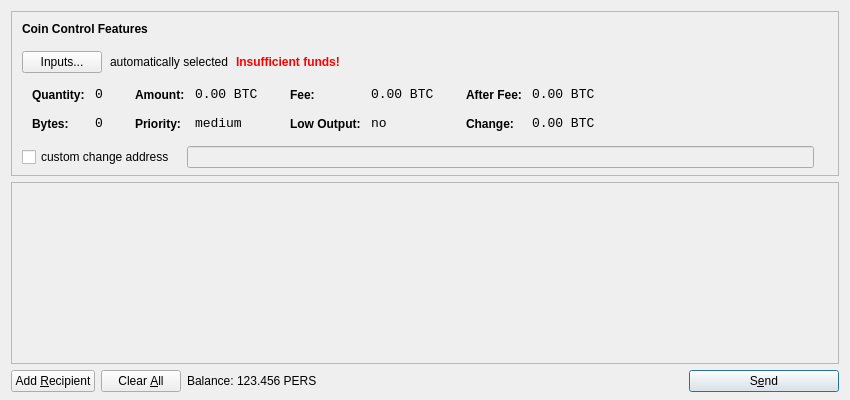
<?xml version="1.0" encoding="UTF-8"?>
<ui version="4.0">
 <class>SendCoinsDialog</class>
 <widget class="QDialog" name="SendCoinsDialog">
  <property name="geometry">
   <rect>
    <x>0</x>
    <y>0</y>
    <width>850</width>
    <height>400</height>
   </rect>
  </property>
  <property name="windowTitle">
   <string>Send Coins</string>
  </property>
  <layout class="QVBoxLayout" name="verticalLayout" stretch="0,1,0">
   <property name="bottomMargin">
    <number>8</number>
   </property>
   <item>
    <widget class="QFrame" name="frameCoinControl">
     <property name="sizePolicy">
      <sizepolicy hsizetype="Expanding" vsizetype="Expanding">
       <horstretch>0</horstretch>
       <verstretch>0</verstretch>
      </sizepolicy>
     </property>
     <property name="maximumSize">
      <size>
       <width>16777215</width>
       <height>16777215</height>
      </size>
     </property>
     <property name="frameShape">
      <enum>QFrame::StyledPanel</enum>
     </property>
     <property name="frameShadow">
      <enum>QFrame::Sunken</enum>
     </property>
     <layout class="QVBoxLayout" name="verticalLayoutCoinControl2">
      <property name="spacing">
       <number>-1</number>
      </property>
      <property name="leftMargin">
       <number>0</number>
      </property>
      <property name="topMargin">
       <number>0</number>
      </property>
      <property name="rightMargin">
       <number>0</number>
      </property>
      <property name="bottomMargin">
       <number>6</number>
      </property>
      <item>
       <layout class="QVBoxLayout" name="verticalLayoutCoinControl" stretch="0,0,0,0,1">
        <property name="spacing">
         <number>0</number>
        </property>
        <property name="leftMargin">
         <number>10</number>
        </property>
        <property name="topMargin">
         <number>10</number>
        </property>
        <item>
         <layout class="QHBoxLayout" name="horizontalLayoutCoinControl1">
          <property name="bottomMargin">
           <number>15</number>
          </property>
          <item>
           <widget class="QLabel" name="labelCoinControlFeatures">
            <property name="sizePolicy">
             <sizepolicy hsizetype="Preferred" vsizetype="Maximum">
              <horstretch>0</horstretch>
              <verstretch>0</verstretch>
             </sizepolicy>
            </property>
            <property name="font">
             <font>
              <weight>75</weight>
              <bold>true</bold>
             </font>
            </property>
            <property name="styleSheet">
             <string notr="true">font-weight:bold;</string>
            </property>
            <property name="text">
             <string>Coin Control Features</string>
            </property>
           </widget>
          </item>
         </layout>
        </item>
        <item>
         <layout class="QHBoxLayout" name="horizontalLayoutCoinControl2" stretch="0,0,0,0">
          <property name="spacing">
           <number>8</number>
          </property>
          <property name="bottomMargin">
           <number>10</number>
          </property>
          <item>
           <widget class="QPushButton" name="pushButtonCoinControl">
            <property name="styleSheet">
             <string notr="true"/>
            </property>
            <property name="text">
             <string>Inputs...</string>
            </property>
           </widget>
          </item>
          <item>
           <widget class="QLabel" name="labelCoinControlAutomaticallySelected">
            <property name="text">
             <string>automatically selected</string>
            </property>
            <property name="margin">
             <number>5</number>
            </property>
           </widget>
          </item>
          <item>
           <widget class="QLabel" name="labelCoinControlInsuffFunds">
            <property name="font">
             <font>
              <weight>75</weight>
              <bold>true</bold>
             </font>
            </property>
            <property name="styleSheet">
             <string notr="true">color:red;font-weight:bold;</string>
            </property>
            <property name="text">
             <string>Insufficient funds!</string>
            </property>
            <property name="margin">
             <number>5</number>
            </property>
           </widget>
          </item>
          <item>
           <spacer name="horizontalSpacerCoinControl">
            <property name="orientation">
             <enum>Qt::Horizontal</enum>
            </property>
            <property name="sizeHint" stdset="0">
             <size>
              <width>40</width>
              <height>1</height>
             </size>
            </property>
           </spacer>
          </item>
         </layout>
        </item>
        <item>
         <widget class="QWidget" name="widgetCoinControl" native="true">
          <property name="sizePolicy">
           <sizepolicy hsizetype="Preferred" vsizetype="Preferred">
            <horstretch>0</horstretch>
            <verstretch>0</verstretch>
           </sizepolicy>
          </property>
          <property name="minimumSize">
           <size>
            <width>0</width>
            <height>0</height>
           </size>
          </property>
          <property name="styleSheet">
           <string notr="true"/>
          </property>
          <layout class="QHBoxLayout" name="horizontalLayoutCoinControl5">
           <property name="margin">
            <number>0</number>
           </property>
           <item>
            <layout class="QHBoxLayout" name="horizontalLayoutCoinControl3" stretch="0,0,0,1">
             <property name="spacing">
              <number>20</number>
             </property>
             <property name="topMargin">
              <number>0</number>
             </property>
             <property name="bottomMargin">
              <number>10</number>
             </property>
             <item>
              <layout class="QFormLayout" name="formLayoutCoinControl1">
               <property name="horizontalSpacing">
                <number>10</number>
               </property>
               <property name="verticalSpacing">
                <number>14</number>
               </property>
               <property name="leftMargin">
                <number>10</number>
               </property>
               <property name="topMargin">
                <number>4</number>
               </property>
               <property name="rightMargin">
                <number>6</number>
               </property>
               <item row="0" column="0">
                <widget class="QLabel" name="labelCoinControlQuantityText">
                 <property name="styleSheet">
                  <string notr="true">font-weight:bold;</string>
                 </property>
                 <property name="text">
                  <string>Quantity:</string>
                 </property>
                 <property name="margin">
                  <number>0</number>
                 </property>
                </widget>
               </item>
               <item row="0" column="1">
                <widget class="QLabel" name="labelCoinControlQuantity">
                 <property name="font">
                  <font>
                   <family>Monospace</family>
                   <pointsize>10</pointsize>
                  </font>
                 </property>
                 <property name="cursor">
                  <cursorShape>IBeamCursor</cursorShape>
                 </property>
                 <property name="contextMenuPolicy">
                  <enum>Qt::ActionsContextMenu</enum>
                 </property>
                 <property name="text">
                  <string notr="true">0</string>
                 </property>
                 <property name="margin">
                  <number>0</number>
                 </property>
                 <property name="textInteractionFlags">
                  <set>Qt::LinksAccessibleByMouse|Qt::TextSelectableByKeyboard|Qt::TextSelectableByMouse</set>
                 </property>
                </widget>
               </item>
               <item row="1" column="0">
                <widget class="QLabel" name="labelCoinControlBytesText">
                 <property name="styleSheet">
                  <string notr="true">font-weight:bold;</string>
                 </property>
                 <property name="text">
                  <string>Bytes:</string>
                 </property>
                </widget>
               </item>
               <item row="1" column="1">
                <widget class="QLabel" name="labelCoinControlBytes">
                 <property name="font">
                  <font>
                   <family>Monospace</family>
                   <pointsize>10</pointsize>
                  </font>
                 </property>
                 <property name="cursor">
                  <cursorShape>IBeamCursor</cursorShape>
                 </property>
                 <property name="contextMenuPolicy">
                  <enum>Qt::ActionsContextMenu</enum>
                 </property>
                 <property name="text">
                  <string notr="true">0</string>
                 </property>
                 <property name="textInteractionFlags">
                  <set>Qt::LinksAccessibleByMouse|Qt::TextSelectableByKeyboard|Qt::TextSelectableByMouse</set>
                 </property>
                </widget>
               </item>
              </layout>
             </item>
             <item>
              <layout class="QFormLayout" name="formLayoutCoinControl2">
               <property name="horizontalSpacing">
                <number>10</number>
               </property>
               <property name="verticalSpacing">
                <number>14</number>
               </property>
               <property name="leftMargin">
                <number>6</number>
               </property>
               <property name="topMargin">
                <number>4</number>
               </property>
               <property name="rightMargin">
                <number>6</number>
               </property>
               <item row="0" column="0">
                <widget class="QLabel" name="labelCoinControlAmountText">
                 <property name="styleSheet">
                  <string notr="true">font-weight:bold;</string>
                 </property>
                 <property name="text">
                  <string>Amount:</string>
                 </property>
                 <property name="margin">
                  <number>0</number>
                 </property>
                </widget>
               </item>
               <item row="0" column="1">
                <widget class="QLabel" name="labelCoinControlAmount">
                 <property name="font">
                  <font>
                   <family>Monospace</family>
                   <pointsize>10</pointsize>
                  </font>
                 </property>
                 <property name="cursor">
                  <cursorShape>IBeamCursor</cursorShape>
                 </property>
                 <property name="contextMenuPolicy">
                  <enum>Qt::ActionsContextMenu</enum>
                 </property>
                 <property name="text">
                  <string notr="true">0.00 BTC</string>
                 </property>
                 <property name="textInteractionFlags">
                  <set>Qt::LinksAccessibleByMouse|Qt::TextSelectableByKeyboard|Qt::TextSelectableByMouse</set>
                 </property>
                </widget>
               </item>
               <item row="1" column="0">
                <widget class="QLabel" name="labelCoinControlPriorityText">
                 <property name="styleSheet">
                  <string notr="true">font-weight:bold;</string>
                 </property>
                 <property name="text">
                  <string>Priority:</string>
                 </property>
                </widget>
               </item>
               <item row="1" column="1">
                <widget class="QLabel" name="labelCoinControlPriority">
                 <property name="font">
                  <font>
                   <family>Monospace</family>
                   <pointsize>10</pointsize>
                  </font>
                 </property>
                 <property name="cursor">
                  <cursorShape>IBeamCursor</cursorShape>
                 </property>
                 <property name="contextMenuPolicy">
                  <enum>Qt::ActionsContextMenu</enum>
                 </property>
                 <property name="text">
                  <string>medium</string>
                 </property>
                 <property name="textInteractionFlags">
                  <set>Qt::LinksAccessibleByMouse|Qt::TextSelectableByKeyboard|Qt::TextSelectableByMouse</set>
                 </property>
                </widget>
               </item>
              </layout>
             </item>
             <item>
              <layout class="QFormLayout" name="formLayoutCoinControl3">
               <property name="horizontalSpacing">
                <number>10</number>
               </property>
               <property name="verticalSpacing">
                <number>14</number>
               </property>
               <property name="leftMargin">
                <number>6</number>
               </property>
               <property name="topMargin">
                <number>4</number>
               </property>
               <property name="rightMargin">
                <number>6</number>
               </property>
               <item row="0" column="0">
                <widget class="QLabel" name="labelCoinControlFeeText">
                 <property name="styleSheet">
                  <string notr="true">font-weight:bold;</string>
                 </property>
                 <property name="text">
                  <string>Fee:</string>
                 </property>
                 <property name="margin">
                  <number>0</number>
                 </property>
                </widget>
               </item>
               <item row="0" column="1">
                <widget class="QLabel" name="labelCoinControlFee">
                 <property name="font">
                  <font>
                   <family>Monospace</family>
                   <pointsize>10</pointsize>
                  </font>
                 </property>
                 <property name="cursor">
                  <cursorShape>IBeamCursor</cursorShape>
                 </property>
                 <property name="contextMenuPolicy">
                  <enum>Qt::ActionsContextMenu</enum>
                 </property>
                 <property name="text">
                  <string notr="true">0.00 BTC</string>
                 </property>
                 <property name="textInteractionFlags">
                  <set>Qt::LinksAccessibleByMouse|Qt::TextSelectableByKeyboard|Qt::TextSelectableByMouse</set>
                 </property>
                </widget>
               </item>
               <item row="1" column="0">
                <widget class="QLabel" name="labelCoinControlLowOutputText">
                 <property name="styleSheet">
                  <string notr="true">font-weight:bold;</string>
                 </property>
                 <property name="text">
                  <string>Low Output:</string>
                 </property>
                </widget>
               </item>
               <item row="1" column="1">
                <widget class="QLabel" name="labelCoinControlLowOutput">
                 <property name="font">
                  <font>
                   <family>Monospace</family>
                   <pointsize>10</pointsize>
                  </font>
                 </property>
                 <property name="cursor">
                  <cursorShape>IBeamCursor</cursorShape>
                 </property>
                 <property name="contextMenuPolicy">
                  <enum>Qt::ActionsContextMenu</enum>
                 </property>
                 <property name="text">
                  <string>no</string>
                 </property>
                 <property name="textInteractionFlags">
                  <set>Qt::LinksAccessibleByMouse|Qt::TextSelectableByKeyboard|Qt::TextSelectableByMouse</set>
                 </property>
                </widget>
               </item>
              </layout>
             </item>
             <item>
              <layout class="QFormLayout" name="formLayoutCoinControl4">
               <property name="horizontalSpacing">
                <number>10</number>
               </property>
               <property name="verticalSpacing">
                <number>14</number>
               </property>
               <property name="leftMargin">
                <number>6</number>
               </property>
               <property name="topMargin">
                <number>4</number>
               </property>
               <property name="rightMargin">
                <number>6</number>
               </property>
               <item row="0" column="0">
                <widget class="QLabel" name="labelCoinControlAfterFeeText">
                 <property name="styleSheet">
                  <string notr="true">font-weight:bold;</string>
                 </property>
                 <property name="text">
                  <string>After Fee:</string>
                 </property>
                 <property name="margin">
                  <number>0</number>
                 </property>
                </widget>
               </item>
               <item row="0" column="1">
                <widget class="QLabel" name="labelCoinControlAfterFee">
                 <property name="font">
                  <font>
                   <family>Monospace</family>
                   <pointsize>10</pointsize>
                  </font>
                 </property>
                 <property name="cursor">
                  <cursorShape>IBeamCursor</cursorShape>
                 </property>
                 <property name="contextMenuPolicy">
                  <enum>Qt::ActionsContextMenu</enum>
                 </property>
                 <property name="text">
                  <string notr="true">0.00 BTC</string>
                 </property>
                 <property name="textInteractionFlags">
                  <set>Qt::LinksAccessibleByMouse|Qt::TextSelectableByKeyboard|Qt::TextSelectableByMouse</set>
                 </property>
                </widget>
               </item>
               <item row="1" column="0">
                <widget class="QLabel" name="labelCoinControlChangeText">
                 <property name="styleSheet">
                  <string notr="true">font-weight:bold;</string>
                 </property>
                 <property name="text">
                  <string>Change:</string>
                 </property>
                </widget>
               </item>
               <item row="1" column="1">
                <widget class="QLabel" name="labelCoinControlChange">
                 <property name="font">
                  <font>
                   <family>Monospace</family>
                   <pointsize>10</pointsize>
                  </font>
                 </property>
                 <property name="cursor">
                  <cursorShape>IBeamCursor</cursorShape>
                 </property>
                 <property name="contextMenuPolicy">
                  <enum>Qt::ActionsContextMenu</enum>
                 </property>
                 <property name="text">
                  <string notr="true">0.00 BTC</string>
                 </property>
                 <property name="textInteractionFlags">
                  <set>Qt::LinksAccessibleByMouse|Qt::TextSelectableByKeyboard|Qt::TextSelectableByMouse</set>
                 </property>
                </widget>
               </item>
              </layout>
             </item>
            </layout>
           </item>
          </layout>
         </widget>
        </item>
        <item>
         <layout class="QHBoxLayout" name="horizontalLayoutCoinControl4" stretch="0,0,0">
          <property name="spacing">
           <number>12</number>
          </property>
          <property name="sizeConstraint">
           <enum>QLayout::SetDefaultConstraint</enum>
          </property>
          <property name="topMargin">
           <number>5</number>
          </property>
          <property name="rightMargin">
           <number>5</number>
          </property>
          <item>
           <widget class="QCheckBox" name="checkBoxCoinControlChange">
            <property name="text">
             <string>custom change address</string>
            </property>
           </widget>
          </item>
          <item>
           <widget class="QLineEdit" name="lineEditCoinControlChange">
            <property name="enabled">
             <bool>false</bool>
            </property>
            <property name="sizePolicy">
             <sizepolicy hsizetype="Expanding" vsizetype="Fixed">
              <horstretch>0</horstretch>
              <verstretch>0</verstretch>
             </sizepolicy>
            </property>
           </widget>
          </item>
          <item>
           <widget class="QLabel" name="labelCoinControlChangeLabel">
            <property name="sizePolicy">
             <sizepolicy hsizetype="Preferred" vsizetype="Expanding">
              <horstretch>0</horstretch>
              <verstretch>0</verstretch>
             </sizepolicy>
            </property>
            <property name="minimumSize">
             <size>
              <width>0</width>
              <height>0</height>
             </size>
            </property>
            <property name="text">
             <string/>
            </property>
            <property name="margin">
             <number>3</number>
            </property>
           </widget>
          </item>
         </layout>
        </item>
        <item>
         <spacer name="verticalSpacerCoinControl">
          <property name="orientation">
           <enum>Qt::Vertical</enum>
          </property>
          <property name="sizeHint" stdset="0">
           <size>
            <width>800</width>
            <height>1</height>
           </size>
          </property>
         </spacer>
        </item>
       </layout>
      </item>
     </layout>
    </widget>
   </item>
   <item>
    <widget class="QScrollArea" name="scrollArea">
     <property name="widgetResizable">
      <bool>true</bool>
     </property>
     <widget class="QWidget" name="scrollAreaWidgetContents">
      <property name="geometry">
       <rect>
        <x>0</x>
        <y>0</y>
        <width>830</width>
        <height>165</height>
       </rect>
      </property>
      <layout class="QVBoxLayout" name="verticalLayout_2">
       <property name="margin">
        <number>0</number>
       </property>
       <item>
        <layout class="QVBoxLayout" name="entries">
         <property name="spacing">
          <number>6</number>
         </property>
        </layout>
       </item>
       <item>
        <spacer name="verticalSpacer">
         <property name="orientation">
          <enum>Qt::Vertical</enum>
         </property>
         <property name="sizeHint" stdset="0">
          <size>
           <width>20</width>
           <height>40</height>
          </size>
         </property>
        </spacer>
       </item>
      </layout>
     </widget>
    </widget>
   </item>
   <item>
    <layout class="QHBoxLayout" name="horizontalLayout">
     <item>
      <widget class="QPushButton" name="addButton">
       <property name="toolTip">
        <string>Send to multiple recipients at once</string>
       </property>
       <property name="text">
        <string>Add &amp;Recipient</string>
       </property>
       <property name="icon">
        <iconset resource="../bitcoin.qrc">
         <normaloff>:/icons/add</normaloff>:/icons/add</iconset>
       </property>
       <property name="autoDefault">
        <bool>false</bool>
       </property>
      </widget>
     </item>
     <item>
      <widget class="QPushButton" name="clearButton">
       <property name="sizePolicy">
        <sizepolicy hsizetype="Minimum" vsizetype="Fixed">
         <horstretch>0</horstretch>
         <verstretch>0</verstretch>
        </sizepolicy>
       </property>
       <property name="toolTip">
        <string>Remove all transaction fields</string>
       </property>
       <property name="text">
        <string>Clear &amp;All</string>
       </property>
       <property name="icon">
        <iconset resource="../bitcoin.qrc">
         <normaloff>:/icons/remove</normaloff>:/icons/remove</iconset>
       </property>
       <property name="autoRepeatDelay">
        <number>300</number>
       </property>
       <property name="autoDefault">
        <bool>false</bool>
       </property>
      </widget>
     </item>
     <item>
      <layout class="QHBoxLayout" name="horizontalLayout_2">
       <property name="spacing">
        <number>3</number>
       </property>
       <item>
        <widget class="QLabel" name="label">
         <property name="text">
          <string>Balance:</string>
         </property>
        </widget>
       </item>
       <item>
        <widget class="QLabel" name="labelBalance">
         <property name="cursor">
          <cursorShape>IBeamCursor</cursorShape>
         </property>
         <property name="text">
          <string>123.456 PERS</string>
         </property>
         <property name="textInteractionFlags">
          <set>Qt::LinksAccessibleByMouse|Qt::TextSelectableByKeyboard|Qt::TextSelectableByMouse</set>
         </property>
        </widget>
       </item>
      </layout>
     </item>
     <item>
      <spacer name="horizontalSpacer">
       <property name="orientation">
        <enum>Qt::Horizontal</enum>
       </property>
       <property name="sizeHint" stdset="0">
        <size>
         <width>40</width>
         <height>20</height>
        </size>
       </property>
      </spacer>
     </item>
     <item>
      <widget class="QPushButton" name="sendButton">
       <property name="minimumSize">
        <size>
         <width>150</width>
         <height>0</height>
        </size>
       </property>
       <property name="toolTip">
        <string>Confirm the send action</string>
       </property>
       <property name="text">
        <string>S&amp;end</string>
       </property>
       <property name="icon">
        <iconset resource="../bitcoin.qrc">
         <normaloff>:/icons/send</normaloff>:/icons/send</iconset>
       </property>
       <property name="default">
        <bool>true</bool>
       </property>
      </widget>
     </item>
    </layout>
   </item>
  </layout>
 </widget>
 <resources>
  <include location="../bitcoin.qrc"/>
 </resources>
 <connections/>
</ui>
